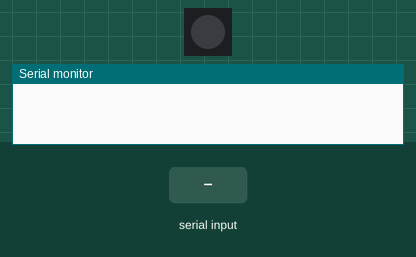
Recording of a sketch running on a simulated Arduino Uno, built with avr-gcc and run on an emulated ATmega328P. Shown: 1 RGB LEDs in strip order, left to right, the last lines printed to the serial monitor. Inputs (shaded band) come from the test bench.

Above: at 1.2 s.
1.3 s: "set_rgb \n" received over Serial
At 2.4 s:
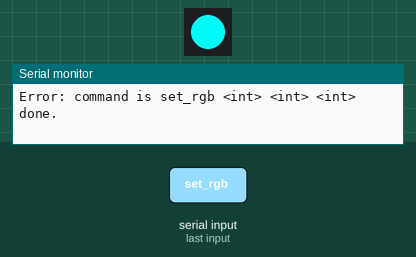
2.8 s: "set_rgb  45\n" received over Serial
At 3.7 s:
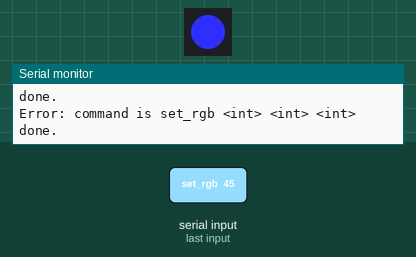
Timing chart, 0 to 5.8 s (numbered marks = the images above; inputs shaded):
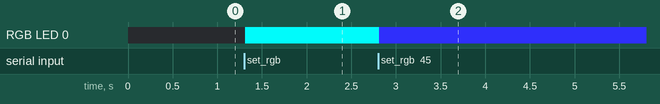

Measured:
- after the input at 1.3 s, RGB LED 0: off → RGB(0, 242, 242) at once
- after the input at 2.8 s, RGB LED 0: RGB(0, 242, 242) → RGB(45, 45, 242) at once

The sketch:

neopixel_driver.ino
```cpp
// This code is mostly pinched from the "NeoPixel Ring simple sketch" (c) 2013 Shae Erisson, under GPLv3
// It's released under GPLv3

#include <Adafruit_NeoPixel.h>
#ifdef __AVR__
  #include <avr/power.h>
#endif

// This code is mostly pinched from the "NeoPixel Ring simple sketch" (c) 2013 Shae Erisson, under GPLv3
// It's released under GPLv3
#define PIN            6
#define NUMPIXELS      1
Adafruit_NeoPixel pixels = Adafruit_NeoPixel(NUMPIXELS, PIN, NEO_GRB + NEO_KHZ800);

// We'll use this input buffer for serial comms
const int INPUT_BUFFER_LENGTH = 64;
char input_buffer[INPUT_BUFFER_LENGTH];


void setup() {
  Serial.begin(9600);
  pixels.begin(); // This initializes the NeoPixel library.
}

void rgb_cycle() {

  // For a set of NeoPixels the first NeoPixel is 0
  for(int i=0;i<3;i++){
    unsigned int colour[3] = {0,0,0};
    for(int j=0; j<256;j++){
      // pixels.Color takes RGB values, from 0,0,0 up to 255,255,255
      colour[i] = 255 - j;
      colour[(i+1) % 3] = j;
      pixels.setPixelColor(0, pixels.Color(colour[0],colour[1],colour[2])); // Moderately bright green color.
      delay(10); // Delay for a period of time (in milliseconds).
      pixels.show(); // This sends the updated pixel color to the hardware.
    }


  }
}

void static_colour(unsigned int r, unsigned int g, unsigned int b) {
  //pixels.Color takes RGB values, from 0,0,0 up to 255,255,255
  pixels.setPixelColor(0, pixels.Color(r,g,b)); // Moderately bright green color.
  pixels.show(); // This sends the updated pixel color to the hardware.
  delay(10); // Delay for a period of time (in milliseconds).
}

void loop(){
  // The loop reads a command from the serial port and executes it.
  int received_bytes = Serial.readBytesUntil('\n',input_buffer,INPUT_BUFFER_LENGTH-1);
  if(received_bytes > 0){
    input_buffer[received_bytes] = '\0';
    String command = String(input_buffer);

    if(command.startsWith("set_rgb ")){ //set the colour of the LED
      int preceding_space = -1;
      unsigned int colour[3];
      for(int i=0;i<3;i++){ //read three integers and store in colour[]
        preceding_space = command.indexOf(' ',preceding_space+1);
        if(preceding_space<0){
          Serial.println(F("Error: command is set_rgb <int> <int> <int>"));
          break;
        }
        colour[i] = command.substring(preceding_space+1).toInt();
      }
      static_colour(colour[0],colour[1],colour[2]);
      Serial.println("done.");
      return;
    }
  }

}
```
